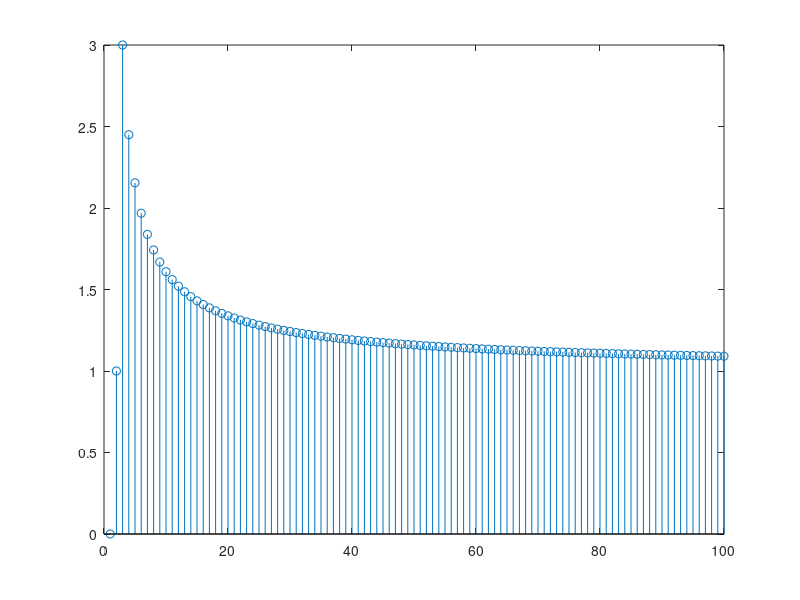

The MATLAB source for this figure:

%%
clear;
N = 1000;
y = zeros(1,N-1);
for n = 2:N-1
    y(n) = nchoosek(N,n)^(1/(N-n));
end
n = 1:N-1;
stem(n,y);

%%
clear;
y = zeros(1,100);
for N = 2:100
    y(N) = (N*(N-1)/2)^(1/(N-2));
end
N = 1:100;
stem(N,y);